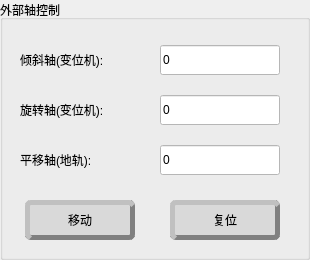
       <widget class="QGroupBox" name="groupBox_6">
        <property name="geometry">
         <rect>
          <x>840</x>
          <y>20</y>
          <width>310</width>
          <height>260</height>
         </rect>
        </property>
        <property name="title">
         <string>外部轴控制</string>
        </property>
        <widget class="QLabel" name="label_34">
         <property name="geometry">
          <rect>
           <x>20</x>
           <y>50</y>
           <width>120</width>
           <height>20</height>
          </rect>
         </property>
         <property name="styleSheet">
          <string notr="true">font: 75 12pt &quot;微软雅黑&quot;;</string>
         </property>
         <property name="text">
          <string>倾斜轴(变位机):</string>
         </property>
        </widget>
        <widget class="QLineEdit" name="Positioner1lineEdit">
         <property name="geometry">
          <rect>
           <x>160</x>
           <y>45</y>
           <width>120</width>
           <height>30</height>
          </rect>
         </property>
         <property name="styleSheet">
          <string notr="true">background-color: rgb(255, 255, 255);</string>
         </property>
         <property name="text">
          <string>0</string>
         </property>
        </widget>
        <widget class="QLabel" name="label_45">
         <property name="geometry">
          <rect>
           <x>20</x>
           <y>100</y>
           <width>120</width>
           <height>20</height>
          </rect>
         </property>
         <property name="styleSheet">
          <string notr="true">font: 75 12pt &quot;微软雅黑&quot;;</string>
         </property>
         <property name="text">
          <string>旋转轴(变位机):</string>
         </property>
        </widget>
        <widget class="QLineEdit" name="Positioner2lineEdit">
         <property name="geometry">
          <rect>
           <x>160</x>
           <y>95</y>
           <width>120</width>
           <height>30</height>
          </rect>
         </property>
         <property name="styleSheet">
          <string notr="true">background-color: rgb(255, 255, 255);</string>
         </property>
         <property name="text">
          <string>0</string>
         </property>
        </widget>
        <widget class="QPushButton" name="PositionermoveButton">
         <property name="geometry">
          <rect>
           <x>25</x>
           <y>200</y>
           <width>110</width>
           <height>40</height>
          </rect>
         </property>
         <property name="cursor">
          <cursorShape>PointingHandCursor</cursorShape>
         </property>
         <property name="styleSheet">
          <string notr="true">QPushButton{
background-color: rgb(217, 217, 217);
color: rgb(0,0,0);  
font:12pt &quot;微软雅黑&quot;;
border:5px outset gray;
border-radius:6px;
}
QPushButton::hover{
background-color: rgb(200, 200, 200);
color: rgb(0,0,0);  
font:12pt &quot;微软雅黑&quot;;
border:5px groove gray;
border-radius:6px;
}</string>
         </property>
         <property name="text">
          <string>移动</string>
         </property>
        </widget>
        <widget class="QPushButton" name="PositionercomebackButton">
         <property name="geometry">
          <rect>
           <x>170</x>
           <y>200</y>
           <width>110</width>
           <height>40</height>
          </rect>
         </property>
         <property name="cursor">
          <cursorShape>PointingHandCursor</cursorShape>
         </property>
         <property name="styleSheet">
          <string notr="true">QPushButton{
background-color: rgb(217, 217, 217);
color: rgb(0,0,0);  
font:12pt &quot;微软雅黑&quot;;
border:5px outset gray;
border-radius:6px;
}
QPushButton::hover{
background-color: rgb(200, 200, 200);
color: rgb(0,0,0);  
font:12pt &quot;微软雅黑&quot;;
border:5px groove gray;
border-radius:6px;
}</string>
         </property>
         <property name="text">
          <string>复位</string>
         </property>
        </widget>
        <widget class="QLabel" name="label_46">
         <property name="geometry">
          <rect>
           <x>20</x>
           <y>150</y>
           <width>120</width>
           <height>20</height>
          </rect>
         </property>
         <property name="styleSheet">
          <string notr="true">font: 75 12pt &quot;微软雅黑&quot;;</string>
         </property>
         <property name="text">
          <string>平移轴(地轨):</string>
         </property>
        </widget>
        <widget class="QLineEdit" name="Positioner3lineEdit">
         <property name="geometry">
          <rect>
           <x>160</x>
           <y>145</y>
           <width>120</width>
           <height>30</height>
          </rect>
         </property>
         <property name="styleSheet">
          <string notr="true">background-color: rgb(255, 255, 255);</string>
         </property>
         <property name="text">
          <string>0</string>
         </property>
        </widget>
       </widget>
